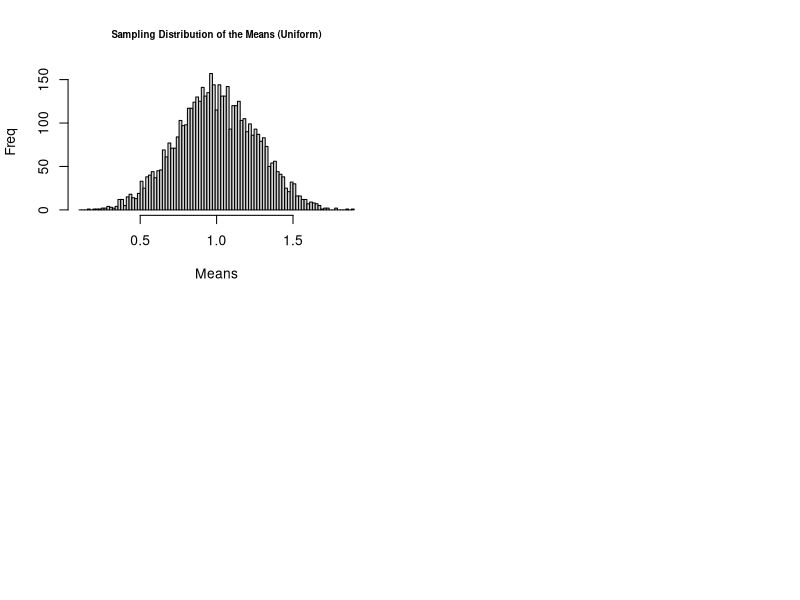

R code for this plot: (Note: this script raises an error after producing the figure.)
clt <- function(sampleSize=500, numRep=5000, dist="Uniform") {
    results = NULL
    for (i in 1:numRep) {
        if (dist == "Uniform") {
            results <- c(results, mean(runif(sampleSize, 0, 2)))
            label = "Uniform"
        } else if (dist == "Normal") {
            results <- c(results, mean(rnorm(sampleSize, 1, 2)))
            label = "Normal"
        } else if (dist == "Exponential") {
            results <- c(results, mean(rexp(sampleSize, 1)))
            label = "Exponential"
        } else if (dist == "Bimodal") {
            results <- c(results, c(mean(rnorm(sampleSize/2, 1, 2)),
                                    mean(rnorm(sampleSize/2, 2, 2))))
            label = "Bimodal"
        }
    }

    hist(results, breaks=seq(floor(min(results)*10)/10, ceiling(max(results)*10)/10, len=100),
         main=paste("Sampling Distribution of the Means (", label, ")", sep=""),
         ylab="Freq", xlab="Means", cex.main=.7)

    inputs <- c(sampleSize, numReps, dist)
    names(inputs) <- c("Sample Size", "Num Reps", "Distribution")
    inputs <- data.frame(inputs)
    
    cat("Sampling Distribution Mean =", mean(results), " Variance =", var(results), "\n")
}

sizes <- function () {
    par(mfrow=c(2,2))

    sampleSize <- 5
    numReps <- 5000
    dist <- "Uniform"
    clt(sampleSize, numReps, dist)

    sampleSize <- 50
    clt(sampleSize, numReps, dist)

    sampleSize <- 500
    clt(sampleSize, numReps, dist)

    sampleSize <- 5000
    clt(sampleSize, numReps, dist)
    par(mfrow=c(1,1))
}

distributions <- function () {
    par(mfrow=c(2,2))

    sampleSize <- 500
    numReps <- 5000
    dist <- "Uniform"
    clt(sampleSize, numReps, dist)

    dist <- "Exponential"
    clt(sampleSize, numReps, dist)

    dist <- "Normal"
    clt(sampleSize, numReps, dist)

    dist <- "Bimodal"
    clt(sampleSize, numReps, dist)

    par(mfrow=c(1,1))
}
    

sizes()
distributions()



